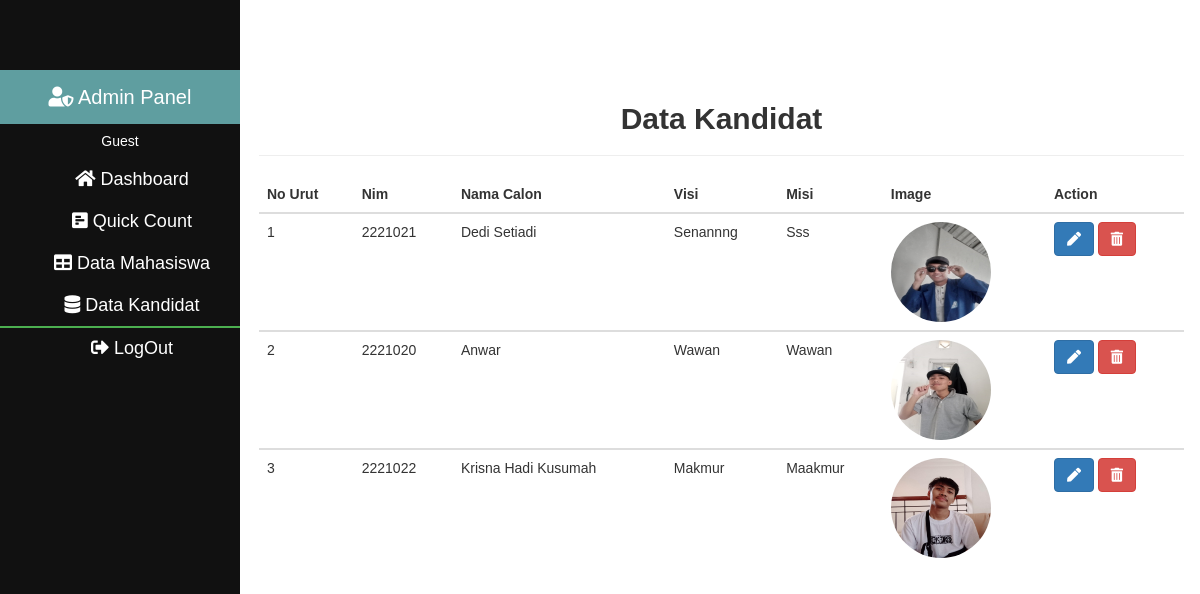
The app's page /adminkandidat.php with its own data.
### tables this page shows
CREATE TABLE `kandidat` (
  `id_nomine` INT(10) NOT NULL,
  `Nim` INT(20) NOT NULL,
  `FullName` VARCHAR(40) NOT NULL,
  `PartyName` VARCHAR(40) NOT NULL,
  `visi` VARCHAR(255) NOT NULL,
  `misi` VARCHAR(255) NOT NULL,
  `Image` VARCHAR(100) NOT NULL,
  `Votes` INT(100) NOT NULL,
  `Status` VARCHAR(11) NOT NULL
);

### adminkandidat.php (the view, shortened to what this page needs)
<!DOCTYPE html>
<html>
<head>
  <link rel='stylesheet' type='text/css' media='screen' href='adminPanel.css'>
  <link rel="stylesheet" href="https://pro.fontawesome.com/releases/v5.10.0/css/all.css" />
  <link rel="stylesheet" href="https://maxcdn.bootstrapcdn.com/bootstrap/3.4.1/css/bootstrap.min.css">
</head>
<body>
  <?php include 'adminPanelnav.php'; ?>
  <div class="content" >
    <div style="overflow-x:auto;">
      <h2 style="text-align: center;font-weight: bolder;">Data Kandidat</h2>
    <hr>
    <table class="table table-hover">
      <thead>
        <tr>
          <th>No Urut</th>
          <th>Nim</th>
          <th>Nama Calon</th>
          <th>Visi</th>
          <th>Misi</th>
          <th>Image</th>
          <th>Action</th>
        </tr>
      </thead>
      <?php
      $select = "select * from kandidat";
      $run = mysqli_query($conn, $select);
      while ($row_user = mysqli_fetch_array($run)) {
        $id = $row_user['id_nomine'];
        $Nim = $row_user['Nim'];
        $FullName = $row_user['FullName'];
        $Visi = $row_user['visi'];
        $Misi = $row_user['misi'];
        $nImage = $row_user['Image'];
      ?>
        <tbody>
          <tr style="text-transform: capitalize;">
            <td><?php echo $id; ?></td>
            <td><?php echo $Nim; ?></td>
            <td><?php echo $FullName; ?></td>
            <td><?php echo $Visi; ?></td>
            <td><?php echo $Misi; ?></td>
            <td><img src="upload/<?php echo $nImage; ?>" style="width: 100px;height: 100px; border-radius: 50%;"></td>
            <td>
              <a href="EditKandidat.php?nedit=<?php echo $FullName; ?>" class="btn btn-primary" title="Edit"><i class="fas fa-pen"></i></a>
              <a href="adminkandidat.php?ndel=<?php echo $FullName; ?>" class="btn btn-danger" title="Delete"><i class="fas fa-trash-alt"></i></a>
            </td>
          </tr>
        <?php } ?>
        </tbody>
    </table>
    </div>
  </div>
</body>
</html>

### adminPanelnav.php (shortened to what this page needs)
<!DOCTYPE html>
<html lang="en">
<head>
    <link rel='stylesheet' type='text/css' media='screen' href='css/adminPanel.css'>
    <link rel="stylesheet" href="https://pro.fontawesome.com/releases/v5.10.0/css/all.css" />
    <link rel="stylesheet" href="https://maxcdn.bootstrapcdn.com/bootstrap/3.4.1/css/bootstrap.min.css">
</head>
<body>
    <div id="mySidebar" class="sidebar">
        <h4><i class="fas fa-user-shield"></i> Admin Panel</h4>
        <?php
        if (isset($_SESSION['Username'])) {
            $User = $_SESSION['Username'];
            echo "<h5>$User</h5>";
        } else {
            echo "<h5>Guest</h5>";
        }
        ?>
        <a href="adminPanel.php" class="<?php echo (basename($_SERVER['PHP_SELF']) == 'adminPanel.php') ? 'active' : ''; ?>"><i class="fas fa-home"></i> Dashboard</a>
        <a href="adminResult.php" class="<?php echo (basename($_SERVER['PHP_SELF']) == 'adminResult.php') ? 'active' : ''; ?>"><i class="fas fa-poll-h"></i> Quick Count</a>
        <a href="admintable.php" class="<?php echo (basename($_SERVER['PHP_SELF']) == 'admintable.php') ? 'active' : ''; ?>"><i class="fas fa-table"></i> Data Mahasiswa</a>
        <a href="adminkandidat.php" class="<?php echo (basename($_SERVER['PHP_SELF']) == 'adminkandidat.php') ? 'active' : ''; ?>"><i class="fas fa-database"></i> Data Kandidat</a>
        <a href="adminLogout.php" class="<?php echo (basename($_SERVER['PHP_SELF']) == 'adminLogout.php') ? 'active' : ''; ?>"><i class="fas fa-sign-out-alt"></i> LogOut</a>
    </div>
    <div id="main">
    </div>
</body>
</html>

### adminPanel.css (style rules this page uses)
body { margin: 0; font-family: "Lato", sans-serif; }
.sidebar { margin: 0%; padding: 0%; width: 200px; background-color: #0f0d0ddc; position: fixed; height: 100%; overflow: auto; text-align: center; }
.sidebar h4 { padding: 15px; font-size: 20px; background-color: cadetblue; text-align: center; }
.sidebar a { display: block; color: white; font-size: 20px; padding: 16px; text-decoration: none; }
div.content { margin-left: 243px; padding: 50px 16px; }
.sidebar a.active { border-bottom: 2px solid #4CAF50; }

### adminPanelnav.php (style rules this page uses)
body { font-family: "Arial", sans-serif; margin: 0; overflow-x: hidden; }
.sidebar { height: 100%; width: 250px; position: fixed; z-index: 1; top: 0; left: 0; background-color: #111; overflow-x: hidden; transition: 0.5s; padding-top: 60px; }
.sidebar a { padding: 8px 8px 8px 32px; text-decoration: none; font-size: 18px; color: white; display: block; transition: 0.3s; }
.sidebar h4 { padding: 16px; color: white; text-align: center; }
.sidebar h5 { color: white; text-align: center; }
#main { transition: margin-left 0.5s; padding: 16px; }

### records on screen
kandidat: id_nomine "1", Nim "2221021", FullName "Dedi Setiadi", visi "Senannng", misi "Sss", Image (picture)
kandidat: id_nomine "2", Nim "2221020", FullName "Anwar", visi "Wawan", misi "Wawan", Image (picture)
kandidat: id_nomine "3", Nim "2221022", FullName "Krisna Hadi Kusumah", visi "Makmur", misi "Maakmur", Image (picture)
